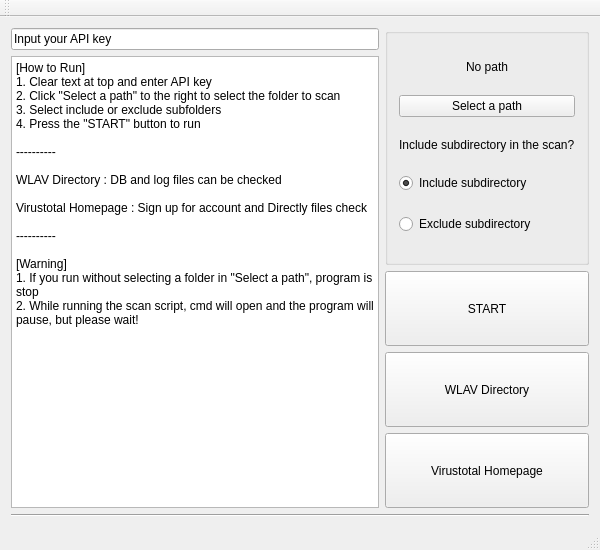
<?xml version="1.0" encoding="UTF-8"?>
<ui version="4.0">
 <class>WLAVClass</class>
 <widget class="QMainWindow" name="WLAVClass">
  <property name="geometry">
   <rect>
    <x>0</x>
    <y>0</y>
    <width>600</width>
    <height>550</height>
   </rect>
  </property>
  <property name="sizePolicy">
   <sizepolicy hsizetype="Maximum" vsizetype="Maximum">
    <horstretch>0</horstretch>
    <verstretch>0</verstretch>
   </sizepolicy>
  </property>
  <property name="minimumSize">
   <size>
    <width>600</width>
    <height>550</height>
   </size>
  </property>
  <property name="maximumSize">
   <size>
    <width>720</width>
    <height>880</height>
   </size>
  </property>
  <property name="windowTitle">
   <string>WLAV</string>
  </property>
  <widget class="QWidget" name="centralWidget">
   <layout class="QGridLayout" name="gridLayout">
    <item row="2" column="0">
     <widget class="Line" name="line_3">
      <property name="orientation">
       <enum>Qt::Horizontal</enum>
      </property>
     </widget>
    </item>
    <item row="1" column="0">
     <layout class="QHBoxLayout" name="horizontalLayout">
      <item>
       <layout class="QVBoxLayout" name="verticalLayout_7">
        <item>
         <widget class="QLineEdit" name="lineEdit">
          <property name="font">
           <font>
            <underline>false</underline>
            <strikeout>false</strikeout>
            <stylestrategy>PreferDefault</stylestrategy>
           </font>
          </property>
          <property name="text">
           <string>Input your API key</string>
          </property>
         </widget>
        </item>
        <item>
         <widget class="QPlainTextEdit" name="plainTextEdit">
          <property name="readOnly">
           <bool>true</bool>
          </property>
          <property name="plainText">
           <string>[How to Run]
1. Clear text at top and enter API key
2. Click &quot;Select a path&quot; to the right to select the folder to scan
3. Select include or exclude subfolders
4. Press the &quot;START&quot; button to run

----------

WLAV Directory : DB and log files can be checked

Virustotal Homepage : Sign up for account and Directly files check

----------

[Warning]
1. If you run without selecting a folder in &quot;Select a path&quot;, program is stop
2. While running the scan script, cmd will open and the program will pause, but please wait!</string>
          </property>
         </widget>
        </item>
       </layout>
      </item>
      <item>
       <layout class="QVBoxLayout" name="verticalLayout">
        <item>
         <layout class="QVBoxLayout" name="verticalLayout_4">
          <item>
           <widget class="QGroupBox" name="groupBox">
            <property name="title">
             <string/>
            </property>
            <layout class="QVBoxLayout" name="verticalLayout_5">
             <item alignment="Qt::AlignHCenter">
              <widget class="QLabel" name="label_3">
               <property name="sizePolicy">
                <sizepolicy hsizetype="Maximum" vsizetype="Maximum">
                 <horstretch>0</horstretch>
                 <verstretch>0</verstretch>
                </sizepolicy>
               </property>
               <property name="text">
                <string>No path</string>
               </property>
               <property name="alignment">
                <set>Qt::AlignCenter</set>
               </property>
              </widget>
             </item>
             <item>
              <widget class="QPushButton" name="pushButton_4">
               <property name="text">
                <string>Select a path</string>
               </property>
              </widget>
             </item>
             <item>
              <widget class="QLabel" name="label_2">
               <property name="sizePolicy">
                <sizepolicy hsizetype="Preferred" vsizetype="Maximum">
                 <horstretch>0</horstretch>
                 <verstretch>0</verstretch>
                </sizepolicy>
               </property>
               <property name="text">
                <string>Include subdirectory in the scan?</string>
               </property>
              </widget>
             </item>
             <item>
              <widget class="QRadioButton" name="radioButton_4">
               <property name="text">
                <string>Include subdirectory</string>
               </property>
               <property name="checked">
                <bool>true</bool>
               </property>
              </widget>
             </item>
             <item>
              <widget class="QRadioButton" name="radioButton_3">
               <property name="text">
                <string>Exclude subdirectory</string>
               </property>
              </widget>
             </item>
            </layout>
           </widget>
          </item>
         </layout>
        </item>
        <item>
         <layout class="QVBoxLayout" name="verticalLayout_3">
          <item>
           <widget class="QPushButton" name="pushButton">
            <property name="maximumSize">
             <size>
              <width>16777215</width>
              <height>130</height>
             </size>
            </property>
            <property name="text">
             <string>START</string>
            </property>
           </widget>
          </item>
          <item>
           <widget class="QPushButton" name="pushButton_3">
            <property name="sizePolicy">
             <sizepolicy hsizetype="Minimum" vsizetype="Fixed">
              <horstretch>0</horstretch>
              <verstretch>0</verstretch>
             </sizepolicy>
            </property>
            <property name="maximumSize">
             <size>
              <width>16777215</width>
              <height>130</height>
             </size>
            </property>
            <property name="text">
             <string>WLAV Directory</string>
            </property>
           </widget>
          </item>
          <item>
           <widget class="QPushButton" name="pushButton_2">
            <property name="sizePolicy">
             <sizepolicy hsizetype="Minimum" vsizetype="Fixed">
              <horstretch>0</horstretch>
              <verstretch>0</verstretch>
             </sizepolicy>
            </property>
            <property name="maximumSize">
             <size>
              <width>16777215</width>
              <height>130</height>
             </size>
            </property>
            <property name="text">
             <string>Virustotal Homepage</string>
            </property>
           </widget>
          </item>
         </layout>
        </item>
       </layout>
      </item>
     </layout>
    </item>
   </layout>
  </widget>
  <widget class="QMenuBar" name="menuBar">
   <property name="geometry">
    <rect>
     <x>0</x>
     <y>0</y>
     <width>600</width>
     <height>22</height>
    </rect>
   </property>
  </widget>
  <widget class="QToolBar" name="mainToolBar">
   <attribute name="toolBarArea">
    <enum>TopToolBarArea</enum>
   </attribute>
   <attribute name="toolBarBreak">
    <bool>false</bool>
   </attribute>
  </widget>
  <widget class="QStatusBar" name="statusBar"/>
 </widget>
 <layoutdefault spacing="6" margin="11"/>
 <resources>
  <include location="wlav.qrc"/>
 </resources>
 <connections/>
</ui>
